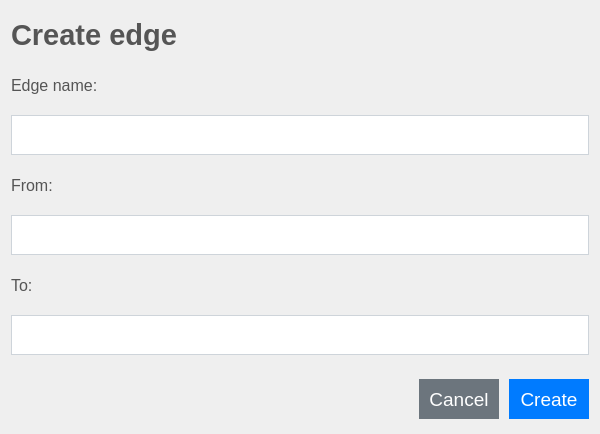
<?xml version="1.0" encoding="UTF-8"?>
<ui version="4.0">
 <class>CreateEdgeTab</class>
 <widget class="QWidget" name="CreateEdgeTab">
  <property name="geometry">
   <rect>
    <x>0</x>
    <y>0</y>
    <width>600</width>
    <height>434</height>
   </rect>
  </property>
  <property name="windowTitle">
   <string>Form</string>
  </property>
  <layout class="QGridLayout" name="gridLayout">
   <item row="0" column="0">
    <widget class="QWidget" name="horizontalWidget" native="true">
     <property name="sizePolicy">
      <sizepolicy hsizetype="Preferred" vsizetype="Fixed">
       <horstretch>0</horstretch>
       <verstretch>0</verstretch>
      </sizepolicy>
     </property>
     <property name="minimumSize">
      <size>
       <width>0</width>
       <height>40</height>
      </size>
     </property>
     <property name="maximumSize">
      <size>
       <width>16777215</width>
       <height>40</height>
      </size>
     </property>
     <layout class="QHBoxLayout" name="horizontalLayout">
      <property name="leftMargin">
       <number>0</number>
      </property>
      <property name="topMargin">
       <number>0</number>
      </property>
      <property name="rightMargin">
       <number>0</number>
      </property>
      <property name="bottomMargin">
       <number>0</number>
      </property>
      <item>
       <widget class="QLabel" name="label">
        <property name="sizePolicy">
         <sizepolicy hsizetype="Preferred" vsizetype="Fixed">
          <horstretch>0</horstretch>
          <verstretch>0</verstretch>
         </sizepolicy>
        </property>
        <property name="font">
         <font>
          <family>Segoe UI</family>
          <pointsize>22</pointsize>
          <weight>62</weight>
          <bold>true</bold>
         </font>
        </property>
        <property name="styleSheet">
         <string notr="true">color: #555;
font-size: 1.25rem;
font-weight: 500;
/*border-bottom: 1px solid rgb(236, 238, 239);*/</string>
        </property>
        <property name="text">
         <string>Create edge</string>
        </property>
       </widget>
      </item>
     </layout>
    </widget>
   </item>
   <item row="1" column="0">
    <widget class="QLabel" name="label_2">
     <property name="sizePolicy">
      <sizepolicy hsizetype="Preferred" vsizetype="Fixed">
       <horstretch>0</horstretch>
       <verstretch>0</verstretch>
      </sizepolicy>
     </property>
     <property name="minimumSize">
      <size>
       <width>0</width>
       <height>40</height>
      </size>
     </property>
     <property name="maximumSize">
      <size>
       <width>16777215</width>
       <height>40</height>
      </size>
     </property>
     <property name="font">
      <font>
       <family>Segoe UI</family>
       <pointsize>12</pointsize>
       <weight>50</weight>
       <bold>false</bold>
      </font>
     </property>
     <property name="styleSheet">
      <string notr="true">color: #555;</string>
     </property>
     <property name="text">
      <string>Edge name:</string>
     </property>
    </widget>
   </item>
   <item row="2" column="0">
    <widget class="QLineEdit" name="edgeName">
     <property name="minimumSize">
      <size>
       <width>0</width>
       <height>40</height>
      </size>
     </property>
     <property name="maximumSize">
      <size>
       <width>16777215</width>
       <height>40</height>
      </size>
     </property>
     <property name="font">
      <font>
       <family>Segoe UI</family>
       <pointsize>12</pointsize>
      </font>
     </property>
     <property name="styleSheet">
      <string notr="true">#edgeName {
	border: 1px solid #ced4da;
}

#edgeName::focus {
	border: 4px solid #c2dbfe;
}



</string>
     </property>
    </widget>
   </item>
   <item row="3" column="0">
    <widget class="QLabel" name="label_3">
     <property name="sizePolicy">
      <sizepolicy hsizetype="Preferred" vsizetype="Fixed">
       <horstretch>0</horstretch>
       <verstretch>0</verstretch>
      </sizepolicy>
     </property>
     <property name="minimumSize">
      <size>
       <width>0</width>
       <height>40</height>
      </size>
     </property>
     <property name="maximumSize">
      <size>
       <width>16777215</width>
       <height>40</height>
      </size>
     </property>
     <property name="font">
      <font>
       <family>Segoe UI</family>
       <pointsize>12</pointsize>
       <weight>50</weight>
       <bold>false</bold>
      </font>
     </property>
     <property name="styleSheet">
      <string notr="true">color: #555;</string>
     </property>
     <property name="text">
      <string>From:</string>
     </property>
    </widget>
   </item>
   <item row="4" column="0">
    <widget class="QWidget" name="horizontalWidget_3" native="true">
     <property name="sizePolicy">
      <sizepolicy hsizetype="Preferred" vsizetype="Fixed">
       <horstretch>0</horstretch>
       <verstretch>0</verstretch>
      </sizepolicy>
     </property>
     <property name="minimumSize">
      <size>
       <width>0</width>
       <height>40</height>
      </size>
     </property>
     <layout class="QHBoxLayout" name="horizontalLayout_4">
      <property name="spacing">
       <number>0</number>
      </property>
      <property name="leftMargin">
       <number>0</number>
      </property>
      <property name="topMargin">
       <number>0</number>
      </property>
      <property name="rightMargin">
       <number>0</number>
      </property>
      <property name="bottomMargin">
       <number>0</number>
      </property>
      <item>
       <widget class="QComboBox" name="pathFrom">
        <property name="minimumSize">
         <size>
          <width>200</width>
          <height>40</height>
         </size>
        </property>
        <property name="font">
         <font>
          <family>Segoe UI</family>
          <pointsize>10</pointsize>
          <weight>50</weight>
          <italic>false</italic>
          <bold>false</bold>
         </font>
        </property>
        <property name="styleSheet">
         <string notr="true">QComboBox {
	font: 10pt &quot;Segoe UI&quot;;
    color: #555;
	border: 1px solid #ced4da;
	/*padding: 0 10px 0 10px;*/
}

QComboBox::drop-down 
{
    border: 0px;
}

QComboBox::down-arrow {
	image: url(:/images/arrow.svg);
	width: 10px;
	height: 10px;
}

QComboBox::on {
	border: 4px solid #c2dbfe;
}

QComboBox QListView {
	font-size: 12px;
	border: 1px solid rgba(0,0,0,10%);
	padding: 5px;	
	background-color: #fff;
	outline: 0px;
}

QComboBox QListView::item {
	font: 10pt &quot;Segoe UI&quot;;
	padding-left: 10px;
	background-color: #fff;
	
}

QComboBox QListView::item {	
	background-color: #1e90ff;
}

QComboBox QListView::item::selectd {
	background-color: #1e90ff;
}</string>
        </property>
       </widget>
      </item>
     </layout>
    </widget>
   </item>
   <item row="5" column="0">
    <widget class="QLabel" name="label_4">
     <property name="sizePolicy">
      <sizepolicy hsizetype="Preferred" vsizetype="Fixed">
       <horstretch>0</horstretch>
       <verstretch>0</verstretch>
      </sizepolicy>
     </property>
     <property name="minimumSize">
      <size>
       <width>0</width>
       <height>40</height>
      </size>
     </property>
     <property name="maximumSize">
      <size>
       <width>16777215</width>
       <height>40</height>
      </size>
     </property>
     <property name="font">
      <font>
       <family>Segoe UI</family>
       <pointsize>12</pointsize>
       <weight>50</weight>
       <bold>false</bold>
      </font>
     </property>
     <property name="styleSheet">
      <string notr="true">color: #555;</string>
     </property>
     <property name="text">
      <string>To:</string>
     </property>
    </widget>
   </item>
   <item row="6" column="0">
    <widget class="QWidget" name="horizontalWidget_2" native="true">
     <property name="sizePolicy">
      <sizepolicy hsizetype="Preferred" vsizetype="Fixed">
       <horstretch>0</horstretch>
       <verstretch>0</verstretch>
      </sizepolicy>
     </property>
     <property name="minimumSize">
      <size>
       <width>0</width>
       <height>40</height>
      </size>
     </property>
     <layout class="QHBoxLayout" name="horizontalLayout_3">
      <property name="spacing">
       <number>0</number>
      </property>
      <property name="leftMargin">
       <number>0</number>
      </property>
      <property name="topMargin">
       <number>0</number>
      </property>
      <property name="rightMargin">
       <number>0</number>
      </property>
      <property name="bottomMargin">
       <number>0</number>
      </property>
      <item>
       <widget class="QComboBox" name="pathTo">
        <property name="minimumSize">
         <size>
          <width>200</width>
          <height>40</height>
         </size>
        </property>
        <property name="font">
         <font>
          <family>Segoe UI</family>
          <pointsize>10</pointsize>
          <weight>50</weight>
          <italic>false</italic>
          <bold>false</bold>
         </font>
        </property>
        <property name="styleSheet">
         <string notr="true">QComboBox {
	font: 10pt &quot;Segoe UI&quot;;
    color: #555;
	border: 1px solid #ced4da;
	/*padding: 0 10px 0 10px;*/
}

QComboBox::drop-down 
{
    border: 0px;
}

QComboBox::down-arrow {
	image: url(:/images/arrow.svg);
	width: 10px;
	height: 10px;
}

QComboBox::on {
	border: 4px solid #c2dbfe;
}

QComboBox QListView {
	font-size: 12px;
	border: 1px solid rgba(0,0,0,10%);
	padding: 5px;	
	background-color: #fff;
	outline: 0px;
}

QComboBox QListView::item {
	font: 10pt &quot;Segoe UI&quot;;
	padding-left: 10px;
	background-color: #fff;
	
}

QComboBox QListView::item {	
	background-color: #1e90ff;
}

QComboBox QListView::item::selectd {
	background-color: #1e90ff;
}</string>
        </property>
       </widget>
      </item>
     </layout>
    </widget>
   </item>
   <item row="7" column="0">
    <spacer name="verticalSpacer">
     <property name="orientation">
      <enum>Qt::Vertical</enum>
     </property>
     <property name="sizeType">
      <enum>QSizePolicy::Fixed</enum>
     </property>
     <property name="sizeHint" stdset="0">
      <size>
       <width>14</width>
       <height>14</height>
      </size>
     </property>
    </spacer>
   </item>
   <item row="8" column="0" alignment="Qt::AlignRight">
    <widget class="QWidget" name="horizontalWidget_4" native="true">
     <property name="minimumSize">
      <size>
       <width>0</width>
       <height>34</height>
      </size>
     </property>
     <property name="maximumSize">
      <size>
       <width>16777215</width>
       <height>40</height>
      </size>
     </property>
     <layout class="QHBoxLayout" name="horizontalLayout_2">
      <property name="spacing">
       <number>10</number>
      </property>
      <property name="leftMargin">
       <number>0</number>
      </property>
      <property name="topMargin">
       <number>0</number>
      </property>
      <property name="rightMargin">
       <number>0</number>
      </property>
      <property name="bottomMargin">
       <number>0</number>
      </property>
      <item alignment="Qt::AlignVCenter">
       <widget class="QPushButton" name="Cancel">
        <property name="sizePolicy">
         <sizepolicy hsizetype="Fixed" vsizetype="Fixed">
          <horstretch>0</horstretch>
          <verstretch>0</verstretch>
         </sizepolicy>
        </property>
        <property name="minimumSize">
         <size>
          <width>80</width>
          <height>40</height>
         </size>
        </property>
        <property name="maximumSize">
         <size>
          <width>80</width>
          <height>40</height>
         </size>
        </property>
        <property name="font">
         <font>
          <family>Segoe UI</family>
          <pointsize>14</pointsize>
         </font>
        </property>
        <property name="styleSheet">
         <string notr="true">QPushButton {
    color: #fff;
    background-color: #6c757d;
    border: none;
}
QPushButton:hover {
	background-color: #5a6268;
}</string>
        </property>
        <property name="text">
         <string>Cancel</string>
        </property>
       </widget>
      </item>
      <item alignment="Qt::AlignHCenter|Qt::AlignVCenter">
       <widget class="QPushButton" name="Create">
        <property name="sizePolicy">
         <sizepolicy hsizetype="Fixed" vsizetype="Fixed">
          <horstretch>0</horstretch>
          <verstretch>0</verstretch>
         </sizepolicy>
        </property>
        <property name="minimumSize">
         <size>
          <width>80</width>
          <height>40</height>
         </size>
        </property>
        <property name="maximumSize">
         <size>
          <width>80</width>
          <height>40</height>
         </size>
        </property>
        <property name="font">
         <font>
          <family>Segoe UI</family>
          <pointsize>14</pointsize>
         </font>
        </property>
        <property name="styleSheet">
         <string notr="true">QPushButton {
    color: #fff;
	background-color: #007bff;
	border: 1px solid #007bff;
}
QPushButton:hover {
	background-color: #0069d9;
    border-color: #0062cc;
}</string>
        </property>
        <property name="text">
         <string>Create</string>
        </property>
       </widget>
      </item>
     </layout>
    </widget>
   </item>
  </layout>
 </widget>
 <resources/>
 <connections/>
</ui>
